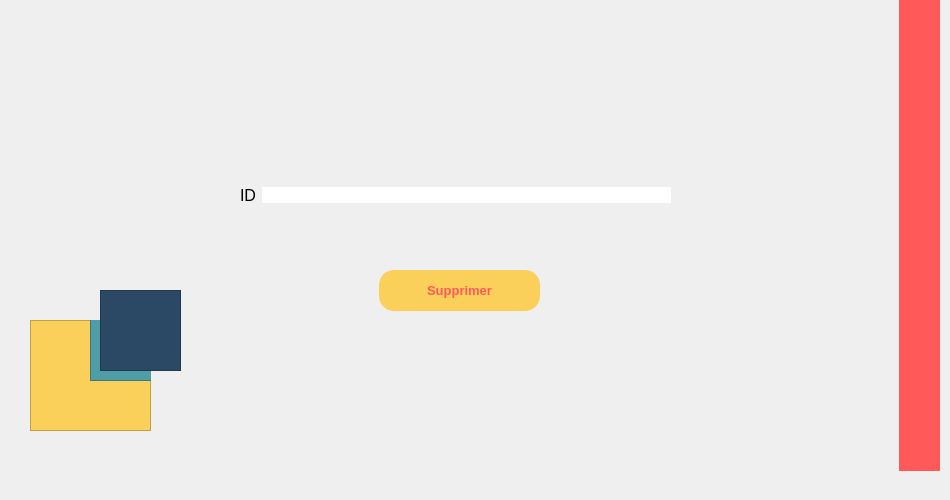
   <widget class="QWidget" name="tab_7">
    <attribute name="title">
     <string>Supprimer </string>
    </attribute>
    <widget class="QGroupBox" name="groupBox_10">
     <property name="geometry">
      <rect>
       <x>30</x>
       <y>0</y>
       <width>911</width>
       <height>491</height>
      </rect>
     </property>
     <property name="styleSheet">
      <string notr="true">border:none;</string>
     </property>
     <property name="title">
      <string/>
     </property>
     <widget class="QWidget" name="horizontalLayoutWidget_4">
      <property name="geometry">
       <rect>
        <x>210</x>
        <y>140</y>
        <width>501</width>
        <height>111</height>
       </rect>
      </property>
      <layout class="QHBoxLayout" name="horizontalLayout_4">
       <item>
        <widget class="QLabel" name="IDlabel_8">
         <property name="font">
          <font>
           <pointsize>12</pointsize>
          </font>
         </property>
         <property name="text">
          <string>ID</string>
         </property>
        </widget>
       </item>
       <item>
        <widget class="QLineEdit" name="IDsupp_le">
         <property name="styleSheet">
          <string notr="true">background : white ;</string>
         </property>
        </widget>
       </item>
       <item>
        <spacer name="horizontalSpacer_2">
         <property name="orientation">
          <enum>Qt::Horizontal</enum>
         </property>
         <property name="sizeType">
          <enum>QSizePolicy::Fixed</enum>
         </property>
         <property name="sizeHint" stdset="0">
          <size>
           <width>70</width>
           <height>20</height>
          </size>
         </property>
        </spacer>
       </item>
      </layout>
     </widget>
     <widget class="QPushButton" name="pushButton_supprimerEmploye">
      <property name="geometry">
       <rect>
        <x>349</x>
        <y>270</y>
        <width>161</width>
        <height>41</height>
       </rect>
      </property>
      <property name="font">
       <font>
        <pointsize>10</pointsize>
        <weight>75</weight>
        <bold>true</bold>
       </font>
      </property>
      <property name="styleSheet">
       <string notr="true">QPushButton{
border-radius:15px;
	background:#FACF5A;
	color:#FF5959;
	font-weight : bold;
}
QPushButton:hover
{
		background:#FF5959;
		color:#FACF5A;
		font-weight: bold;
}</string>
      </property>
      <property name="text">
       <string>Supprimer</string>
      </property>
     </widget>
     <widget class="QFrame" name="frame_12">
      <property name="geometry">
       <rect>
        <x>869</x>
        <y>0</y>
        <width>41</width>
        <height>471</height>
       </rect>
      </property>
      <property name="styleSheet">
       <string notr="true">background : #FF5959;</string>
      </property>
      <property name="frameShape">
       <enum>QFrame::StyledPanel</enum>
      </property>
      <property name="frameShadow">
       <enum>QFrame::Raised</enum>
      </property>
     </widget>
    </widget>
    <widget class="QFrame" name="frame_7">
     <property name="geometry">
      <rect>
       <x>30</x>
       <y>320</y>
       <width>121</width>
       <height>111</height>
      </rect>
     </property>
     <property name="styleSheet">
      <string notr="true">background :#FACF5A;</string>
     </property>
     <property name="frameShape">
      <enum>QFrame::StyledPanel</enum>
     </property>
     <property name="frameShadow">
      <enum>QFrame::Raised</enum>
     </property>
     <widget class="QFrame" name="frame_10">
      <property name="geometry">
       <rect>
        <x>60</x>
        <y>-10</y>
        <width>91</width>
        <height>71</height>
       </rect>
      </property>
      <property name="styleSheet">
       <string notr="true">background :#4F9DA6;</string>
      </property>
      <property name="frameShape">
       <enum>QFrame::StyledPanel</enum>
      </property>
      <property name="frameShadow">
       <enum>QFrame::Raised</enum>
      </property>
     </widget>
    </widget>
    <widget class="QFrame" name="frame_11">
     <property name="geometry">
      <rect>
       <x>100</x>
       <y>290</y>
       <width>81</width>
       <height>81</height>
      </rect>
     </property>
     <property name="styleSheet">
      <string notr="true">background :#2B4865;</string>
     </property>
     <property name="frameShape">
      <enum>QFrame::StyledPanel</enum>
     </property>
     <property name="frameShadow">
      <enum>QFrame::Raised</enum>
     </property>
    </widget>
   </widget>
